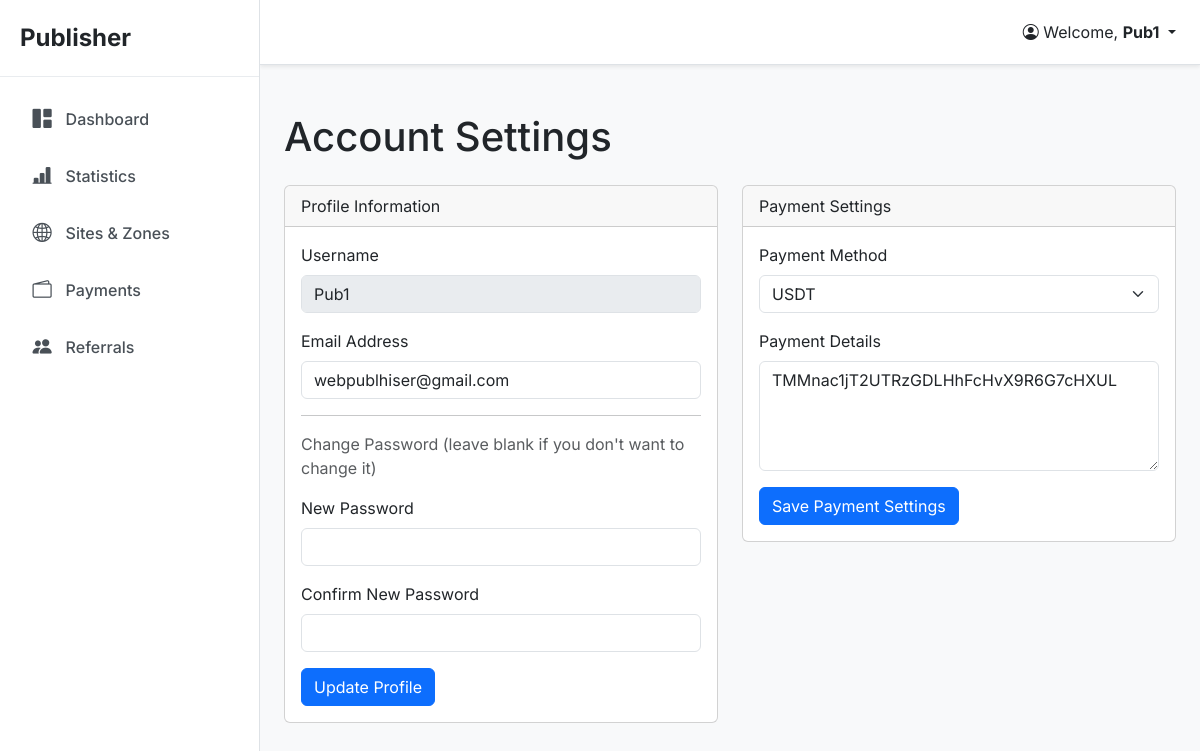
The app's page /publisher/account.php (signed in) with its own data.
### tables this page shows
CREATE TABLE `users` (
  `id` int(11) NOT NULL,
  `username` varchar(100) NOT NULL,
  `password` varchar(255) NOT NULL,
  `email` varchar(150) NOT NULL,
  `role` enum('admin','advertiser','publisher') NOT NULL,
  `revenue_share` int(11) DEFAULT 0,
  `payout_method` varchar(100) DEFAULT NULL,
  `payout_details` text DEFAULT NULL,
  `referred_by` int(11) DEFAULT NULL,
  `status` enum('active','inactive') DEFAULT 'active',
  `created_at` timestamp NULL DEFAULT current_timestamp()
);

### includes/settings.php (called while the page is built, shortened)
<?php
function get_setting($key, $conn = null) {
    static $settings = null;
    if ($settings === null && $conn) {
        $settings = [];
        $result = $conn->query("SELECT setting_key, setting_value FROM settings");
        if ($result) {
            while ($row = $result->fetch_assoc()) {
                $settings[$row['setting_key']] = $row['setting_value'];
            }
        }
    }
    return $settings[$key] ?? null;
}

### publisher/account.php (the view, shortened to what this page needs)
<?php
require_once __DIR__ . '/init.php';
$user_id = $_SESSION['publisher_id'];
$stmt = $conn->prepare("SELECT username, email, payout_method, payout_details FROM users WHERE id = ?");
$stmt->bind_param("i", $user_id);
$stmt->execute();
$user = $stmt->get_result()->fetch_assoc();
require_once __DIR__ . '/templates/header.php';
?>
<h1 class="mt-4 mb-4">Account Settings</h1>
<div class="row">
    <div class="col-md-6">
        <div class="card">
            <div class="card-header">Profile Information</div>
            <div class="card-body">
                <form action="account-action.php" method="POST">
                    <div class="mb-3"><label class="form-label">Username</label><input type="text" class="form-control" value="<?php echo htmlspecialchars($user['username']); ?>" disabled></div>
                    <div class="mb-3"><label class="form-label">Email Address</label><input type="email" name="email" class="form-control" value="<?php echo htmlspecialchars($user['email']); ?>" required></div>
                    <hr>
                    <p class="text-muted">Change Password (leave blank if you don't want to change it)</p>
                    <div class="mb-3"><label class="form-label">New Password</label><input type="password" name="password" class="form-control"></div>
                    <div class="mb-3"><label class="form-label">Confirm New Password</label><input type="password" name="password_confirm" class="form-control"></div>
                    <button type="submit" name="update_profile" class="btn btn-primary">Update Profile</button>
                </form>
            </div>
        </div>
    </div>
    <div class="col-md-6">
        <div class="card">
            <div class="card-header">Payment Settings</div>
            <div class="card-body">
                 <form action="account-action.php" method="POST">
                    <div class="mb-3">
                        <label class="form-label">Payment Method</label>
                       <select name="payout_method" class="form-select">
                             <?php
                                $methods = explode("\n", get_setting('payment_methods', $conn));
                                   foreach ($methods as $method):
                                      $method = trim($method);
                                            ?>
                                  <option value="<?php echo htmlspecialchars($method); ?>" <?php if($user['payout_method'] == $method) echo 'selected'; ?>>
                                  <?php echo htmlspecialchars($method); ?>
                                     </option>
                                         <?php endforeach; ?>
                                      </select>
                    </div>
                    <div class="mb-3">
                        <label class="form-label">Payment Details</label>
                        <textarea name="payout_details" class="form-control" rows="4" placeholder="Contoh PayPal: john.doe@example.com&#10;Contoh Bank:&#10;Nama Bank: BCA&#10;No. Rekening: 1234567890&#10;Atas Nama: John Doe"><?php echo htmlspecialchars($user['payout_details']); ?></textarea>
                    </div>
                     <button type="submit" name="update_payment" class="btn btn-primary">Save Payment Settings</button>
                </form>
            </div>
        </div>
    </div>
</div>
<?php require_once __DIR__ . '/templates/footer.php'; ?>

### publisher/assets/css/style.css (style rules this page uses)
body { font-family: 'Inter', sans-serif; background-color: #f8f9fa; color: #212529; }

### records on screen
users: username "Pub1", email "webpublhiser@gmail.com", payout_method "USDT", payout_details "TMMnac1jT2UTRzGDLHhFcHvX9R6G7cHXUL"

### other values on screen
$_SESSION['publisher_username'] "Pub1"
